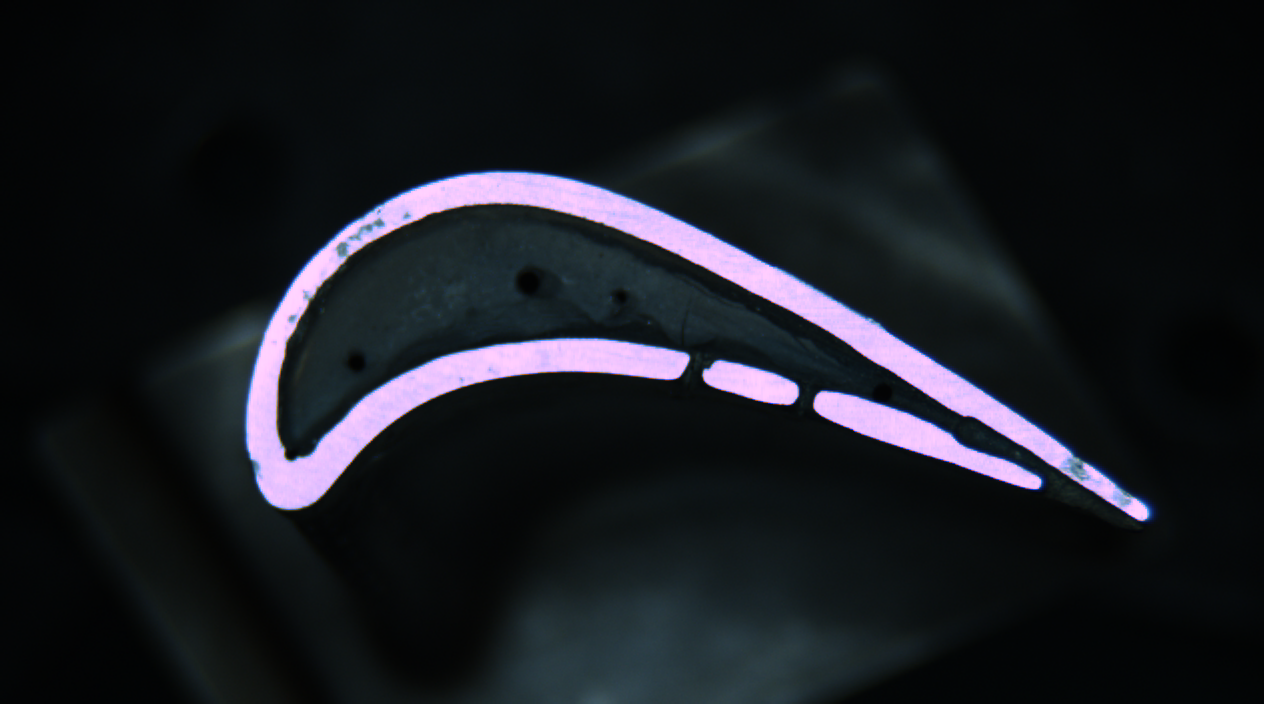
//> input picture WangYanDong/MVS x32/MVS/Image001.bmp, 1264 x 704 px
$ ./turbineblade1   (built with g++ and OpenCV 4)
//> lines starting //> are read from the running program, lines starting //| are printed output that depends on the picture; after the words box and inside, x2 and y2 are one past the last pixel; in counts of white or black regions, pixels touching at a corner belong together
#include "stdafx.h"
#include <cv.h>
#include <highgui.h>
#include <opencv2\opencv.hpp>
#include <iostream>
using namespace std;
//图像向内偏置的量
int offset=30;
float pi=3.14159;
CvPoint *replacePoint=&cvPoint(0,0);
bool isclicked=false;
CvSeq* mouSeq=NULL;   //最终提取出的点存放在这个序列里
CvPoint *mouPoint=NULL;
IplImage *src3=NULL;
//IplImage* src1=NULL;
//CvSeq* seqtemp=0;

//计算点上的法向量

CvPoint2D32f ** methdvector(const CvPoint* a,CvPoint* vector1,CvPoint* vector2);


//计算出依顺序排列的三个点形成的两条直线角度
float angle(float x,float y,float a ,float b);

//除去轮廓上过于尖锐的点
CvSeq* deleteangle(CvSeq* dst1,float ang);

//手动改变图形
CvSeq* replaceContourPoint(CvSeq* src,CvPoint* rePoint);

CvSeq* contourOffset(CvSeq* src,int offsetval);

//CvSeq* drawVectorAndOffset(CvSeq* src,int offsetval,void *para);

void drawVector(CvSeq* src,int offsetval,void *para);

void mousehandler(int event,int x,int y,int flags,void* param);

int main(int arg,char *argv[])
{   CvMemStorage* storagetemp=cvCreateMemStorage(0);    //比方用opencv提取轮廓的时候，就要申请一块内存来存储找到的轮廓序列

	//IplImage *src=cvLoadImage("TurbineBlade.png",0);
	IplImage *src=cvLoadImage("Image001.bmp",0);    //加载默认位置图像
	IplImage *src_temp=cvCreateImage(cvGetSize(src),src->depth,1);   //src_temp为单通道灰度图
	cvThreshold(src,src,110,255,CV_THRESH_BINARY);  //阈值分割，应交互式设置值
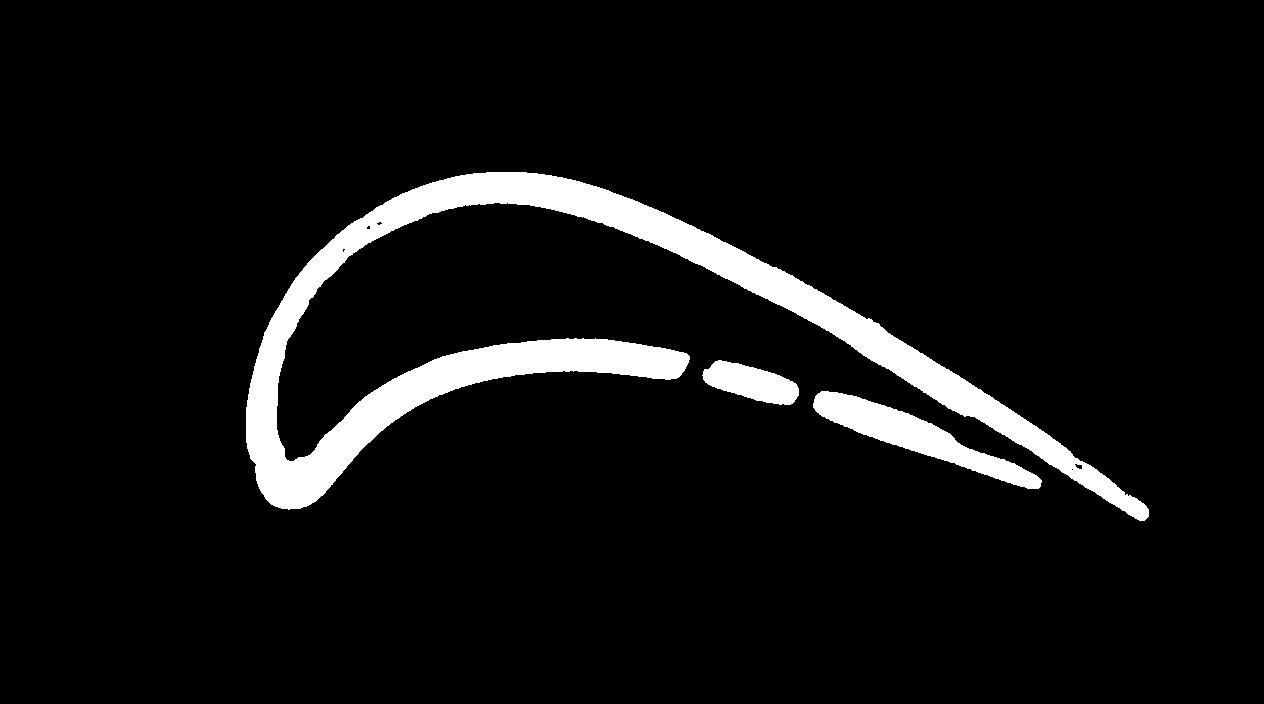
//> src: 704 rows x 1264 cols, CV_8UC1; 6.6% white; 3 white regions, box (x1, y1, x2, y2) and area: (246, 172, 1149, 521) 49782, (813, 391, 1042, 489) 6313, (702, 360, 799, 405) 2633
	//cvAdaptiveThreshold(src,src,255,CV_ADAPTIVE_THRESH_GAUSSIAN_C,CV_THRESH_BINARY,3,5);
	//cvAdaptiveThreshold(src,src,255,CV_ADAPTIVE_THRESH_MEAN_C,CV_THRESH_BINARY,7,5);
	src3=cvCloneImage(src);   //复制src到src3，src改变，src3也会随之改变，此时src3为阈值分割后的二值化图像
	CvMemStorage* storage1=cvCreateMemStorage(0);
	CvMemStorage* storage2=cvCreateMemStorage(0);//参数block_size对应内存器中每个内存块的大小，为0时内存块默认大小为64k
	CvSeq *contour=NULL,*mcont=NULL;
	IplImage *temp=cvCreateImage(cvGetSize(src),src->depth,src->nChannels);//temp为阈值分割后的src，不会随其改变

	cvNamedWindow("src",1);
	cvCopyImage(src,src_temp);  //把前者复给后者
//	double t=(double)cvGetTickCount();
	IplImage *src1=cvCloneImage(src);
	cvSetMouseCallback("src",mousehandler,(void*)src);
	for(int i=1;i<=10;i++)
	{
	cvMorphologyEx(src_temp,src_temp,temp,NULL,CV_MOP_OPEN,4);
    cvMorphologyEx(src_temp,src_temp,temp,NULL,CV_MOP_CLOSE,4);

     //smooth the image
    cvSmooth(src_temp,src_temp,CV_BLUR,3,3);
    cvSmooth(src_temp,src_temp,CV_GAUSSIAN,3,3);
	cvSmooth(src_temp,src_temp,CV_MEDIAN,3,3);
	}
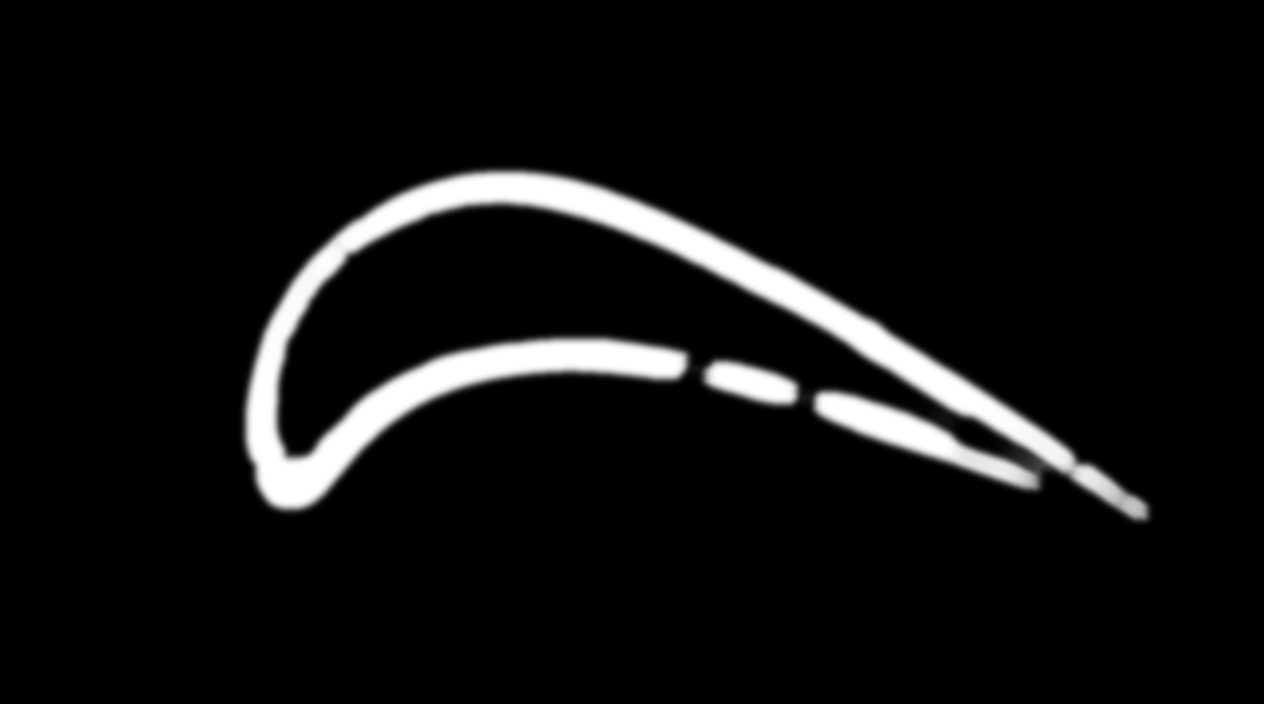
//> src_temp: 704 rows x 1264 cols, CV_8UC1; min 0, max 255, mean 16.7
//> temp: 704 rows x 1264 cols, CV_8UC1; every value is 0
	cvFindContours(src_temp,storage1,&contour,sizeof(CvContour),CV_RETR_EXTERNAL,CV_CHAIN_APPROX_SIMPLE);    //CV_CHAIN_APPROX_SIMPLE压缩水平方向，垂直方向，对角线方向的元素，只保留该方向的终点坐标，例如一个矩形轮廓只需4个点来保存轮廓信息
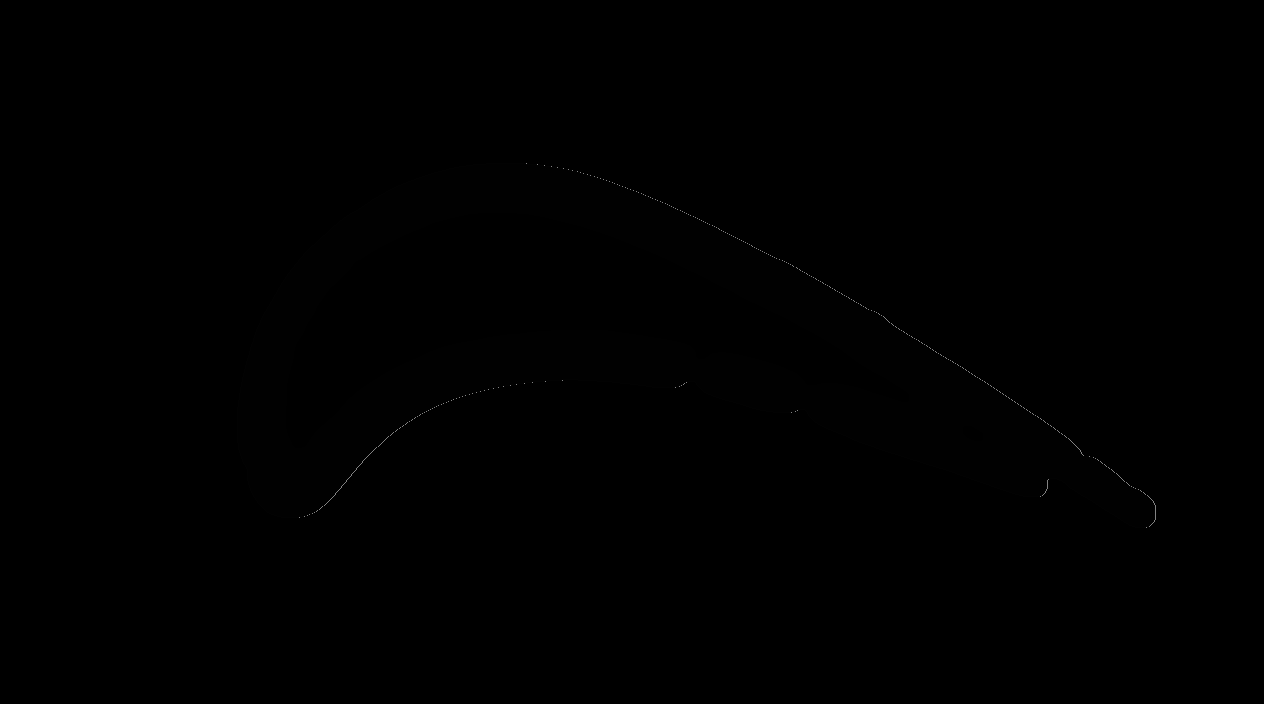
//> src_temp: 704 rows x 1264 cols, CV_8UC1; 10.6% of pixels changed, all inside (x1, y1, x2, y2) = (237, 163, 1156, 528)
//> contour = 1 contour; box (x1, y1, x2, y2) and area: (237, 163, 1156, 528) 150477


	CvSeq* contourtemp=cvCloneSeq(contour,storagetemp);
//> contourtemp has the same summary as contour

	cout<<"temp"<<contour->total<<endl;
//| temp1100
	CvSeq* contour1=deleteangle(contour,-0.93);
//> in deleteangle, `{ 	 CvSeq* src1=cvCloneSeq(dst1);`: src1 has the same summary as contour outside deleteangle
//> the loop in deleteangle, `for(int i=0;i<(src1->total);)` made 1100 passes
//> (line1 in angle, line2 in angle, total in angle, cosb in angle, cosangle) on passes 1 to 8: (0, 1.41, 0, nan, nan), (1.41, 12, -12, -0.707, -0.707), (13.04, 1.41, -14, -0.759, -0.759), (14.14, 6, -84, -0.99, -0.99), (6, 1.41, -6, -0.707, -0.707), (7.07, 6, -42, -0.99, -0.99), (6, 1.41, -6, -0.707, -0.707), (7.07, 4, -28, -0.99, -0.99)
//> after the loop in deleteangle, `for(int i=0;i<(src1->total);)`: src1 = 1 contour; box (x1, y1, x2, y2) and area: (237, 163, 1155, 527) 150515
//> contour1 has the same summary as src1 in deleteangle

	//cout<<contour1->total<<endl;
	cvZero(src_temp);
	mcont=cvApproxPoly(contour1,sizeof(CvContour),storage2,CV_POLY_APPROX_DP, cvContourPerimeter(contour)*0.001,0);  //cvContourPerimeter求轮廓周长
//> mcont = 1 contour; box (x1, y1, x2, y2) and area: (237, 163, 1155, 527) 150441
     //画出矢量图

	//图像偏置


	cout<<"or"<<mcont->total<<endl;
//| or43
//	CvSeq*mcont1=contourOffset(mcont,offset);
	mcont=contourOffset(mcont,offset);


	CvSeq* mcont2=deleteangle(mcont,-0.2);
	mouSeq=cvCloneSeq(mcont2);
for(int i=0;i<mouSeq->total;++i)

{

CvPoint* p = CV_GET_SEQ_ELEM(CvPoint,mouSeq,i);
cout<<p->x<<","<<p->y<<endl;


}
	//CvSeq* mcont3=replaceContourPoint(mcont2,&cvPoint(53,827));
	//CvSeq* mcont3=drawVectorAndOffset(mcont2,20,src_temp);
    drawVector(mcont2,-20,src_temp);

	//cout<<"now"<<mcont3->total;
	cvDrawContours(
		src_temp,
		contour,
		cvScalar(100),
		cvScalar(50),
		1

		);
	cvDrawContours(
		src_temp,
		mcont2,
		cvScalar(100),
		cvScalar(50),
		1
		);


	cvDrawContours(
		src,
		mcont2,
		cvScalar(100),
		cvScalar(50),
		1
		);


	//t=(double)cvGetTickCount()-t;
	IplImage* smallimg=cvCreateImage(cvSize(src_temp->width/2,src_temp->height/2),src_temp->depth,src->nChannels);    //cvCreateImage创建首地址并分配存储空间
	cvResize(src_temp,smallimg,CV_INTER_LINEAR);    //匹配src_temp到smallimg的大小等参数
	cvShowImage("src",src);
	cvNamedWindow("src_temp",1);

	/*cvNamedWindow("src3",1);
	cvShowImage("src3",src3);*/

	cvShowImage("src_temp",smallimg);
	cvWaitKey(0);
	cvReleaseMemStorage(&storage1);
	cvReleaseMemStorage(&storage2);

	cvReleaseMemStorage(&storagetemp);
	cvReleaseImage(&src);
	cvDestroyWindow("src");


}

//计算点上的法向量

CvPoint2D32f ** methdvector(const CvPoint* a,CvPoint* vector1,CvPoint* vector2)
{

	CvPoint2D32f npoint=cvPoint2D32f((double)a->x,(double)a->y);

	CvPoint2D32f *vect1meth=&cvPoint2D32f(((double)vector1->y+(double)vector2->y)*(1)/2,(double)(-1)*(((double)vector1->x+(double)vector2->x)/2));
	double m=sqrt(vect1meth->x*vect1meth->x+vect1meth->y*vect1meth->y);
	vect1meth->x=(vect1meth->x)/m;
	vect1meth->y=(vect1meth->y)/m;


	return &vect1meth;

}

float angle(float x,float y,float a ,float b)
{float line1=sqrt(x*x+y*y);
float line2=sqrt(a*a+b*b);
float total=x*a+y*b;
float cosb=total/(line1*line2);
return cosb;
}


//除去轮廓上过于尖锐的点
CvSeq* deleteangle(CvSeq* dst1,float ang)
{ 	 CvSeq* src1=cvCloneSeq(dst1);
    CvPoint*  apre=(CvPoint*)cvGetSeqElem(src1,src1->total);
	CvPoint*  anow=(CvPoint*)cvGetSeqElem(src1,0);
	CvPoint*  anext=(CvPoint*)cvGetSeqElem(src1,1);
		for(int i=0;i<(src1->total);)
{


		float cosangle=angle((apre->x-anow->x),(apre->y-anow->y),(anext->x-anow->x),(anext->y-anow->y));

	if (cosangle>ang)
		{
			cvSeqRemove(src1,i);


		}
		else

		{
			i++;


		}
	if(i==(src1->total-1)){
      apre=(CvPoint*)cvGetSeqElem(src1,i-1);
	  anow=(CvPoint*)cvGetSeqElem(src1,i);
	 anext=(CvPoint*)cvGetSeqElem(src1,0);
	}
	else
	{
		  apre=(CvPoint*)cvGetSeqElem(src1,i-1);
	  anow=(CvPoint*)cvGetSeqElem(src1,i);
	  anext=(CvPoint*)cvGetSeqElem(src1,i+1);
	}


	}

		return  src1;

}

//手动改变图形
// [47 lines left out: function replaceContourPoint, not called in this run]
CvSeq* contourOffset(CvSeq* src,int offsetval)
{
//> called with offsetval = 30

		//CvMemStorage* storage3=cvCreateMemStorage(0);

	CvSeq* mcont1=cvCloneSeq(src);
//> mcont1 has the same summary as mcont outside contourOffset
	int cont=mcont1->total;
//> cont = 43

	CvPoint*  pre=(CvPoint*)cvGetSeqElem(src,(src->total));
	CvPoint*  now=(CvPoint*)cvGetSeqElem(src,0);
	CvPoint*  next=(CvPoint*)cvGetSeqElem(src,1);

	    CvPoint vec1;
		vec1.x=(now->x-pre->x);
//> vec1 = Point(0, 0)
		vec1.y=(now->y-pre->y);
		CvPoint vec2;
		vec2.x=(next->x-now->x);
//> vec2 = Point(2, 0)
		vec2.y=(next->y-next->y);
		CvPoint2D32f* pointver;
		pointver=*methdvector(now,&vec1,&vec2);
//> in methdvector, `CvPoint2D32f npoint=cvPoint2D32f((double)a->x,(double)a->y);`: npoint = Point(237, 407)
//> in methdvector, `double m=sqrt(vect1meth->x*vect1meth->x+vect1meth->y*vect1meth->y);`: m = 0
		CvPoint *pointoffset=&cvPoint((int)(now->x+(offsetval*(pointver->x))),(int)(now->y+(offsetval*(pointver->y))));

		int arrow_ang=135;

		CvPoint intvector=cvPoint(pointoffset->x-now->x,pointoffset->y-now->y);
//> intvector = Point(-212, -407)


		double  x1=pointoffset->x+((intvector.x)*cos(arrow_ang*pi/180)+(intvector.y)*sin(arrow_ang*pi/180))/2.5;
//> x1 = -30.15
		double  y1=pointoffset->y+((intvector.y)*cos(arrow_ang*pi/180)-(intvector.x)*sin(arrow_ang*pi/180))/2.5;
//> y1 = 175.1
		CvPoint arrow1=cvPoint((int)x1,(int)y1);
//> arrow1 = Point(-30, 175)
		double  x2=pointoffset->x+((intvector.x)*cos(arrow_ang*pi/180)-(intvector.y)*sin(arrow_ang*pi/180))/2.5;
//> x2 = 200.1
		double  y2=pointoffset->y+((intvector.y)*cos(arrow_ang*pi/180)+(intvector.x)*sin(arrow_ang*pi/180))/2.5;
//> y2 = 55.15
		CvPoint arrow2=cvPoint((int)x2,(int)y2);
//> arrow2 = Point(200, 55)


		cvSeqInsert(mcont1,0,(void*)pointoffset);
//> mcont1 = 1 contour; box (x1, y1, x2, y2) and area: (25, 0, 1155, 527) 157148

		cvSeqRemove(mcont1,1);
//> mcont1 = 1 contour; box (x1, y1, x2, y2) and area: (25, 0, 1155, 527) 161300

	for(int i=0;i<(src->total);i++)
{

		vec1.x=(now->x-pre->x);
		vec1.y=(now->y-pre->y);

		vec2.x=(next->x-now->x);
		vec2.y=(next->y-next->y);

		pointver=*methdvector(now,&vec1,&vec2);
		pointoffset=&cvPoint((int)(now->x+(offsetval*(pointver->x))),(int)(now->y+(offsetval*(pointver->y))));
		//cvLine(src_temp,*now,*pointoffset,cvScalar(255),1,8,0);

		CvPoint intvector=cvPoint(pointoffset->x-now->x,pointoffset->y-now->y);


	     x1=pointoffset->x+((intvector.x)*cos(arrow_ang*pi/180)+(intvector.y)*sin(arrow_ang*pi/180))/2.5;
		 y1=pointoffset->y+((intvector.y)*cos(arrow_ang*pi/180)-(intvector.x)*sin(arrow_ang*pi/180))/2.5;
		 arrow1=cvPoint((int)x1,(int)y1);
	     x2=pointoffset->x+((intvector.x)*cos(arrow_ang*pi/180)-(intvector.y)*sin(arrow_ang*pi/180))/2.5;
		 y2=pointoffset->y+((intvector.y)*cos(arrow_ang*pi/180)+(intvector.x)*sin(arrow_ang*pi/180))/2.5;
		 arrow2=cvPoint((int)x2,(int)y2);

	   // cvLine(src_temp,*pointoffset,arrow1,cvScalar(255),1,8,0);
		//cvLine(src_temp,*pointoffset,arrow2,cvScalar(255),1,8,0);
		cvSeqInsert(mcont1,i,(void*)pointoffset);

		cvSeqRemove(mcont1,i+1);
	 if(i!=src->total-1)
	 {    pre=(CvPoint*)cvGetSeqElem(src,i);
	      now=(CvPoint*)cvGetSeqElem(src,i+1);
	      next=(CvPoint*)cvGetSeqElem(src,i+2);
	 }

	 else
	 {
		 pre=(CvPoint*)cvGetSeqElem(src,i);
		 now=(CvPoint*)cvGetSeqElem(src,i+1);
		 next=(CvPoint*)cvGetSeqElem(src,0);


	 }


	}
//> this loop made 43 passes
//> (npoint in methdvector, intvector, x1, y1, arrow1, x2, y2, arrow2) on passes 1 to 2: (Point(237, 407), Point(1229911715, 21595), 882047171.2, -347856346.8, Point(882047171, -347856346), 882034934.4, 347888114, Point(882034934, 347888114)), (Point(239, 450), Point(1229911713, 21552), 882047145.6, -347856321.2, Point(882047145, -347856321), 882034960, 347888139.6, Point(882034960, 347888139))
//> the loop in deleteangle (call 2), `for(int i=0;i<(src1->total);)` made 43 passes
//> the loop in main, `for(int i=0;i<mouSeq->total;++i)` made 43 passes
//| 1229911952,22002
//| 1229911952,22002
//| 1229911952,22002
//| 1229911952,22002
//| 1229911952,22002
//> (output is shown up to pass 5 of 43)

	return mcont1;
}


// [90 lines of commented-out code are left out]


void drawVector(CvSeq* src,int offsetval,void *para)   //第二个参数为箭头长度
{
//> called with offsetval = -20
	IplImage* src_temp=(IplImage*)para;

	CvSeq* mcont1=cvCloneSeq(src);
	int cont=mcont1->total;

	CvPoint*  pre=(CvPoint*)cvGetSeqElem(src,(src->total));
	CvPoint*  now=(CvPoint*)cvGetSeqElem(src,0);
	CvPoint*  next=(CvPoint*)cvGetSeqElem(src,1);

	    CvPoint vec1;
		vec1.x=(now->x-pre->x);
		vec1.y=(now->y-pre->y);
		CvPoint vec2;
		vec2.x=(next->x-now->x);
		vec2.y=(next->y-next->y);
		CvPoint2D32f* pointver;
		pointver=*methdvector(now,&vec1,&vec2);
		CvPoint *pointoffset=&cvPoint((int)(now->x+(offsetval*(pointver->x))),(int)(now->y+(offsetval*(pointver->y))));
		cvLine(src_temp,*now,*pointoffset,cvScalar(150),1,8,0);
//> src_temp: 704 rows x 1264 cols, CV_8UC1; values 0 (black) and 150 (white), 0.14% white in thin lines or dots, all inside (x1, y1, x2, y2) = (0, 0, 1264, 2)
		int arrow_ang=135;

		CvPoint intvector=cvPoint(pointoffset->x-now->x,pointoffset->y-now->y);


		double  x1=pointoffset->x+((intvector.x)*cos(arrow_ang*pi/180)+(intvector.y)*sin(arrow_ang*pi/180))/2.5;
		double  y1=pointoffset->y+((intvector.y)*cos(arrow_ang*pi/180)-(intvector.x)*sin(arrow_ang*pi/180))/2.5;
		CvPoint arrow1=cvPoint((int)x1,(int)y1);
		double  x2=pointoffset->x+((intvector.x)*cos(arrow_ang*pi/180)-(intvector.y)*sin(arrow_ang*pi/180))/2.5;
		double  y2=pointoffset->y+((intvector.y)*cos(arrow_ang*pi/180)+(intvector.x)*sin(arrow_ang*pi/180))/2.5;
		CvPoint arrow2=cvPoint((int)x2,(int)y2);

	    cvLine(src_temp,*pointoffset,arrow1,cvScalar(150),1,8,0);
		cvLine(src_temp,*pointoffset,arrow2,cvScalar(150),1,8,0);

		cvSeqInsert(mcont1,0,(void*)pointoffset);

		cvSeqRemove(mcont1,1);

	for(int i=0;i<(src->total);i++)
{

		vec1.x=(now->x-pre->x);
		vec1.y=(now->y-pre->y);

		vec2.x=(next->x-now->x);
		vec2.y=(next->y-next->y);

		pointver=*methdvector(now,&vec1,&vec2);
		pointoffset=&cvPoint((int)(now->x+(offsetval*(pointver->x))),(int)(now->y+(offsetval*(pointver->y))));
		cvLine(src_temp,*now,*pointoffset,cvScalar(150),1,8,0);

		CvPoint intvector=cvPoint(pointoffset->x-now->x,pointoffset->y-now->y);


	     x1=pointoffset->x+((intvector.x)*cos(arrow_ang*pi/180)+(intvector.y)*sin(arrow_ang*pi/180))/2.5;
		 y1=pointoffset->y+((intvector.y)*cos(arrow_ang*pi/180)-(intvector.x)*sin(arrow_ang*pi/180))/2.5;
		 arrow1=cvPoint((int)x1,(int)y1);
	     x2=pointoffset->x+((intvector.x)*cos(arrow_ang*pi/180)-(intvector.y)*sin(arrow_ang*pi/180))/2.5;
		 y2=pointoffset->y+((intvector.y)*cos(arrow_ang*pi/180)+(intvector.x)*sin(arrow_ang*pi/180))/2.5;
		 arrow2=cvPoint((int)x2,(int)y2);

	       cvLine(src_temp,*pointoffset,arrow1,cvScalar(150),1,8,0);
		   cvLine(src_temp,*pointoffset,arrow2,cvScalar(150),1,8,0);

	 if(i!=src->total-1)
	 {    pre=(CvPoint*)cvGetSeqElem(src,i);
	      now=(CvPoint*)cvGetSeqElem(src,i+1);
	      next=(CvPoint*)cvGetSeqElem(src,i+2);
	 }

	 else
	 {
		 pre=(CvPoint*)cvGetSeqElem(src,i);
		 now=(CvPoint*)cvGetSeqElem(src,i+1);
		 next=(CvPoint*)cvGetSeqElem(src,0);


	 }


	}
//> this loop made 43 passes
//> in main, `cvDrawContours( src_temp, contour, cvScalar(100), cvScalar(50), 1  );`:
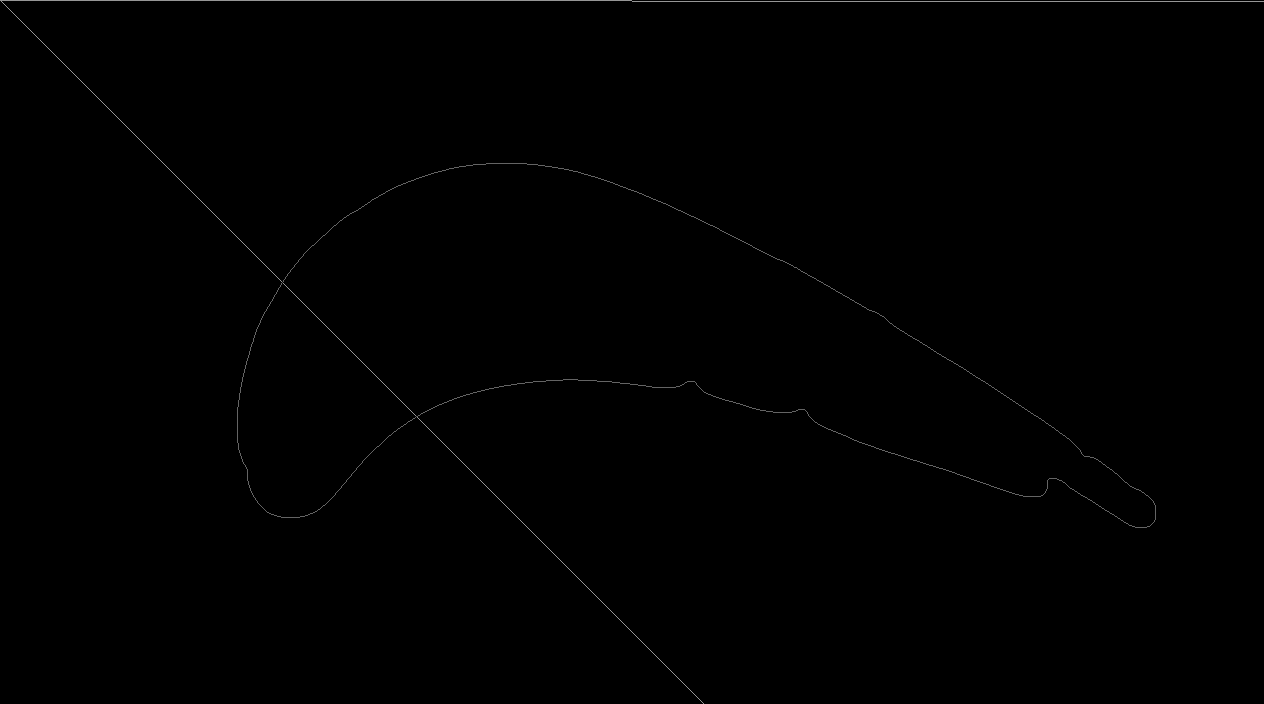
//> src_temp: 704 rows x 1264 cols, CV_8UC1; min 0, max 150, mean 0.6


}

// [34 lines left out: function mousehandler, not called in this run]
